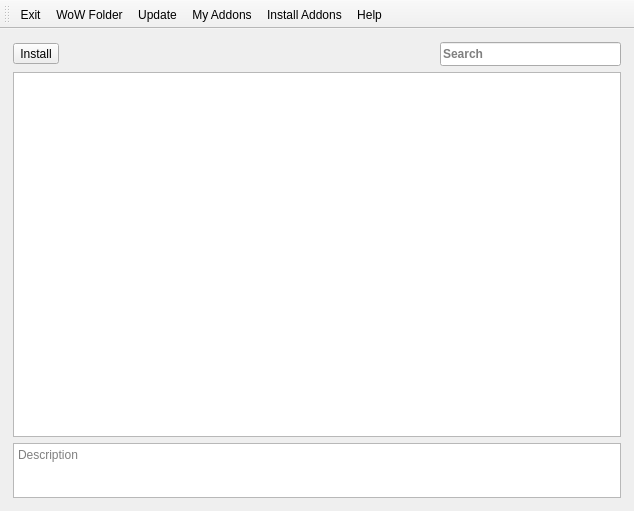
<?xml version="1.0" encoding="UTF-8"?>
<ui version="4.0">
 <class>MainWindow</class>
 <widget class="QMainWindow" name="MainWindow">
  <property name="geometry">
   <rect>
    <x>0</x>
    <y>0</y>
    <width>634</width>
    <height>511</height>
   </rect>
  </property>
  <property name="windowTitle">
   <string>World of Warcraft Addon Installer</string>
  </property>
  <property name="windowIcon">
   <iconset resource="icons.qrc">
    <normaloff>:/icons/wow_high_rez_icon_by_jocpoc-d39jgl5-120x120.png</normaloff>:/icons/wow_high_rez_icon_by_jocpoc-d39jgl5-120x120.png</iconset>
  </property>
  <property name="styleSheet">
   <string notr="true"/>
  </property>
  <widget class="QWidget" name="centralWidget">
   <property name="styleSheet">
    <string notr="true"/>
   </property>
   <layout class="QVBoxLayout" name="verticalLayout">
    <property name="spacing">
     <number>2</number>
    </property>
    <property name="sizeConstraint">
     <enum>QLayout::SetNoConstraint</enum>
    </property>
    <property name="leftMargin">
     <number>2</number>
    </property>
    <property name="topMargin">
     <number>2</number>
    </property>
    <property name="rightMargin">
     <number>2</number>
    </property>
    <property name="bottomMargin">
     <number>2</number>
    </property>
    <item>
     <widget class="QStackedWidget" name="stackedWidget">
      <property name="styleSheet">
       <string notr="true"/>
      </property>
      <property name="currentIndex">
       <number>3</number>
      </property>
      <widget class="QWidget" name="page">
       <layout class="QVBoxLayout" name="verticalLayout_2">
        <item>
         <widget class="QLabel" name="label">
          <property name="styleSheet">
           <string notr="true">QLabel { background: white; }</string>
          </property>
          <property name="text">
           <string/>
          </property>
          <property name="pixmap">
           <pixmap resource="icons.qrc">:/icons/Qt_logostrap_CMYK.png</pixmap>
          </property>
         </widget>
        </item>
       </layout>
      </widget>
      <widget class="QWidget" name="page_2">
       <layout class="QVBoxLayout" name="verticalLayout_3">
        <item>
         <widget class="QLabel" name="label_2">
          <property name="font">
           <font>
            <weight>75</weight>
            <bold>true</bold>
           </font>
          </property>
          <property name="text">
           <string>&lt;html&gt;&lt;head/&gt;&lt;body&gt;&lt;p&gt;Depending on your internet connection, this can take some time.&lt;/p&gt;&lt;/body&gt;&lt;/html&gt;</string>
          </property>
         </widget>
        </item>
        <item>
         <widget class="QTextBrowser" name="textBrowserUpdateDB"/>
        </item>
        <item>
         <widget class="QLabel" name="labelAddonsFound">
          <property name="text">
           <string>&lt;html&gt;&lt;head/&gt;&lt;body&gt;&lt;p&gt;&lt;span style=&quot; font-weight:600;&quot;&gt;Found Addons: 0&lt;/span&gt;&lt;/p&gt;&lt;/body&gt;&lt;/html&gt;</string>
          </property>
         </widget>
        </item>
        <item>
         <widget class="QProgressBar" name="progressBar">
          <property name="value">
           <number>24</number>
          </property>
         </widget>
        </item>
       </layout>
      </widget>
      <widget class="QWidget" name="page_3">
       <layout class="QVBoxLayout" name="verticalLayout_4">
        <item>
         <layout class="QHBoxLayout" name="horizontalLayout_2">
          <item>
           <widget class="QToolButton" name="toolButtonMyAddonsUpdate">
            <property name="focusPolicy">
             <enum>Qt::NoFocus</enum>
            </property>
            <property name="text">
             <string>...</string>
            </property>
            <property name="icon">
             <iconset resource="icons.qrc">
              <normaloff>:/icons/Update-icon.png</normaloff>:/icons/Update-icon.png</iconset>
            </property>
            <property name="iconSize">
             <size>
              <width>48</width>
              <height>48</height>
             </size>
            </property>
            <property name="autoRaise">
             <bool>true</bool>
            </property>
           </widget>
          </item>
          <item>
           <widget class="QToolButton" name="toolButtonMyAddonsDelete">
            <property name="focusPolicy">
             <enum>Qt::NoFocus</enum>
            </property>
            <property name="text">
             <string>...</string>
            </property>
            <property name="icon">
             <iconset resource="icons.qrc">
              <normaloff>:/icons/computer_key_Delete_T.png</normaloff>:/icons/computer_key_Delete_T.png</iconset>
            </property>
            <property name="iconSize">
             <size>
              <width>48</width>
              <height>48</height>
             </size>
            </property>
            <property name="autoRaise">
             <bool>true</bool>
            </property>
           </widget>
          </item>
          <item>
           <widget class="QProgressBar" name="progressBarMyAddons">
            <property name="enabled">
             <bool>true</bool>
            </property>
            <property name="value">
             <number>24</number>
            </property>
            <property name="format">
             <string>Searching for updates %p%</string>
            </property>
           </widget>
          </item>
          <item>
           <spacer name="horizontalSpacer_2">
            <property name="orientation">
             <enum>Qt::Horizontal</enum>
            </property>
            <property name="sizeHint" stdset="0">
             <size>
              <width>40</width>
              <height>20</height>
             </size>
            </property>
           </spacer>
          </item>
         </layout>
        </item>
        <item>
         <widget class="QTableWidget" name="tableWidgetMyAddons">
          <property name="focusPolicy">
           <enum>Qt::NoFocus</enum>
          </property>
          <property name="sortingEnabled">
           <bool>true</bool>
          </property>
          <attribute name="horizontalHeaderStretchLastSection">
           <bool>true</bool>
          </attribute>
          <attribute name="verticalHeaderVisible">
           <bool>false</bool>
          </attribute>
         </widget>
        </item>
       </layout>
      </widget>
      <widget class="QWidget" name="page_4">
       <layout class="QVBoxLayout" name="verticalLayout_5">
        <item>
         <layout class="QHBoxLayout" name="horizontalLayout">
          <item>
           <widget class="QToolButton" name="toolButtonInstallAddon">
            <property name="text">
             <string>Install</string>
            </property>
            <property name="icon">
             <iconset resource="icons.qrc">
              <normaloff>:/icons/RecoveryDiskInstallIconX.png</normaloff>:/icons/RecoveryDiskInstallIconX.png</iconset>
            </property>
            <property name="toolButtonStyle">
             <enum>Qt::ToolButtonTextUnderIcon</enum>
            </property>
           </widget>
          </item>
          <item>
           <spacer name="horizontalSpacer">
            <property name="orientation">
             <enum>Qt::Horizontal</enum>
            </property>
            <property name="sizeHint" stdset="0">
             <size>
              <width>402</width>
              <height>13</height>
             </size>
            </property>
           </spacer>
          </item>
          <item>
           <widget class="QLineEdit" name="lineEditSearchNewAddons">
            <property name="minimumSize">
             <size>
              <width>181</width>
              <height>24</height>
             </size>
            </property>
            <property name="maximumSize">
             <size>
              <width>181</width>
              <height>24</height>
             </size>
            </property>
            <property name="font">
             <font>
              <weight>75</weight>
              <bold>true</bold>
             </font>
            </property>
            <property name="placeholderText">
             <string>Search</string>
            </property>
           </widget>
          </item>
         </layout>
        </item>
        <item>
         <widget class="QTableWidget" name="tableWidgetInstallAddons">
          <property name="alternatingRowColors">
           <bool>true</bool>
          </property>
          <property name="selectionBehavior">
           <enum>QAbstractItemView::SelectItems</enum>
          </property>
          <property name="sortingEnabled">
           <bool>true</bool>
          </property>
          <attribute name="horizontalHeaderStretchLastSection">
           <bool>true</bool>
          </attribute>
          <attribute name="verticalHeaderVisible">
           <bool>false</bool>
          </attribute>
         </widget>
        </item>
        <item>
         <widget class="QTextBrowser" name="textBrowserDescr">
          <property name="maximumSize">
           <size>
            <width>16777215</width>
            <height>55</height>
           </size>
          </property>
          <property name="placeholderText">
           <string>Description</string>
          </property>
          <property name="openExternalLinks">
           <bool>true</bool>
          </property>
         </widget>
        </item>
       </layout>
      </widget>
      <widget class="QWidget" name="page_5">
       <layout class="QVBoxLayout" name="verticalLayout_6">
        <item>
         <widget class="QTextBrowser" name="textBrowser">
          <property name="openExternalLinks">
           <bool>true</bool>
          </property>
         </widget>
        </item>
       </layout>
      </widget>
     </widget>
    </item>
   </layout>
  </widget>
  <widget class="QToolBar" name="mainToolBar">
   <property name="iconSize">
    <size>
     <width>32</width>
     <height>32</height>
    </size>
   </property>
   <property name="toolButtonStyle">
    <enum>Qt::ToolButtonTextUnderIcon</enum>
   </property>
   <attribute name="toolBarArea">
    <enum>TopToolBarArea</enum>
   </attribute>
   <attribute name="toolBarBreak">
    <bool>false</bool>
   </attribute>
   <addaction name="actionExit"/>
   <addaction name="actionWoW_Folder"/>
   <addaction name="actionUpdate"/>
   <addaction name="actionMy_Addons"/>
   <addaction name="actionInstall_Addons"/>
   <addaction name="actionHelp"/>
  </widget>
  <action name="actionExit">
   <property name="icon">
    <iconset resource="icons.qrc">
     <normaloff>:/icons/Apps-Dialog-Shutdown-icon.png</normaloff>:/icons/Apps-Dialog-Shutdown-icon.png</iconset>
   </property>
   <property name="text">
    <string>Exit</string>
   </property>
   <property name="toolTip">
    <string>Exit</string>
   </property>
  </action>
  <action name="actionUpdate">
   <property name="icon">
    <iconset resource="icons.qrc">
     <normaloff>:/icons/database.png</normaloff>:/icons/database.png</iconset>
   </property>
   <property name="text">
    <string>Update</string>
   </property>
   <property name="toolTip">
    <string>Update the database</string>
   </property>
  </action>
  <action name="actionWoW_Folder">
   <property name="icon">
    <iconset resource="icons.qrc">
     <normaloff>:/icons/wow_high_rez_icon_by_jocpoc-d39jgl5-120x120.png</normaloff>:/icons/wow_high_rez_icon_by_jocpoc-d39jgl5-120x120.png</iconset>
   </property>
   <property name="text">
    <string>WoW Folder</string>
   </property>
   <property name="toolTip">
    <string>Set path to your WoW folder</string>
   </property>
  </action>
  <action name="actionMy_Addons">
   <property name="icon">
    <iconset resource="icons.qrc">
     <normaloff>:/icons/favorite.png</normaloff>:/icons/favorite.png</iconset>
   </property>
   <property name="text">
    <string>My Addons</string>
   </property>
   <property name="toolTip">
    <string>Installed Addons</string>
   </property>
  </action>
  <action name="actionInstall_Addons">
   <property name="icon">
    <iconset resource="icons.qrc">
     <normaloff>:/icons/favorite_add.png</normaloff>:/icons/favorite_add.png</iconset>
   </property>
   <property name="text">
    <string>Install Addons</string>
   </property>
   <property name="toolTip">
    <string>Install new addons</string>
   </property>
  </action>
  <action name="actionHelp">
   <property name="icon">
    <iconset resource="icons.qrc">
     <normaloff>:/icons/help.png</normaloff>:/icons/help.png</iconset>
   </property>
   <property name="text">
    <string>Help</string>
   </property>
   <property name="toolTip">
    <string>Help</string>
   </property>
  </action>
 </widget>
 <layoutdefault spacing="6" margin="11"/>
 <resources>
  <include location="icons.qrc"/>
 </resources>
 <connections/>
</ui>
